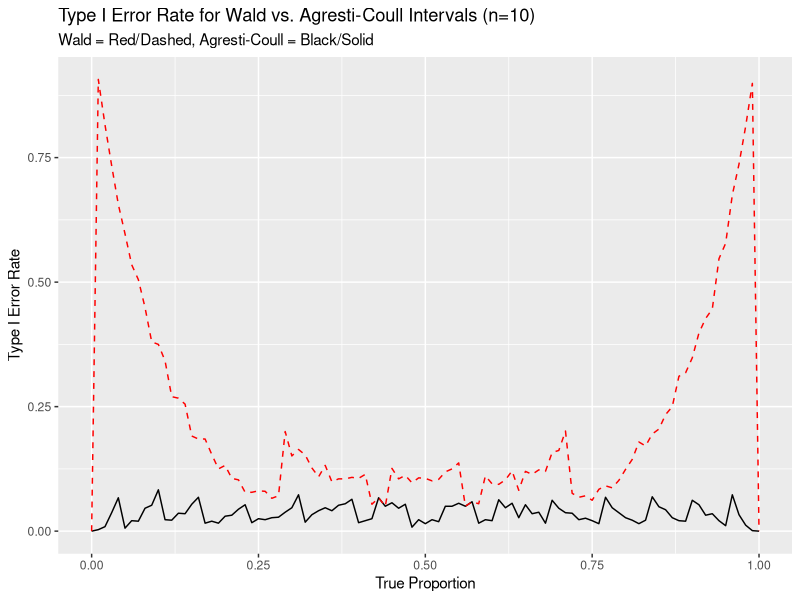
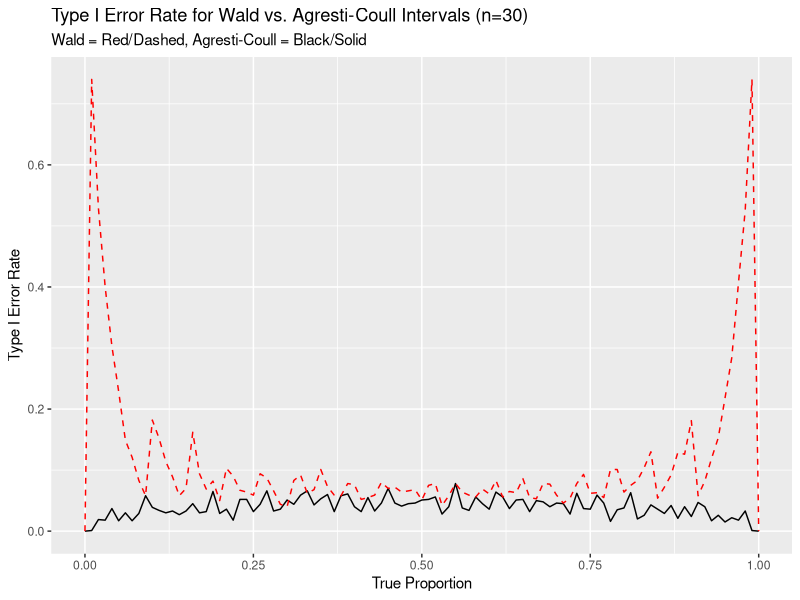

Write the R code that produced these figures, in order.
# Day 38 - 5/5/2025
# Notes 17
# Note: See Code to Copy file!

library(tidyverse)

#-------------------------------------------------------------------
# Notes 17 - Activity 6

WaldvsAC <- function(n=30, truep=0.94){
  correctW <- NULL
  correctAC <- NULL
  
  for(i in 1:1000){
    x <- rbinom(n,1,truep)
    phatW <- sum(x)/n
    moeW <- qnorm(.975)*sqrt(phatW*(1-phatW)/n)
    correctW[i] <- if_else(phatW-moeW <= truep & phatW+moeW >= truep,1,0)
    
    zstar <- qnorm(0.975) #or other levels of confidence like 0.95 for 90% and .995 for 99%
    phat_ac <- (sum(x) + (zstar^2)/2)/(n+(zstar^2))
    moe_ac <- zstar*sqrt((phat_ac*(1-phat_ac))/(n+(zstar^2)))
    correctAC[i] <- if_else(phat_ac-moe_ac <= truep & phat_ac+moe_ac >= truep,1,0)
    
  }
  
  propW <- sum(correctW)/1000
  propAC <- sum(correctAC)/1000
  prop_return <- data.frame(propW, propAC)
  return(prop_return)
}

#1
WaldvsAC()

#2
WaldvsAC(n=100,truep=0.94)

#3
WaldvsAC(n=10,truep=0.51)

#4
WaldvsAC(n=50, truep=0.51)

#5
TypeIW <- NULL
TypeIAC <- NULL
propseq <- seq(0,1,.01)
seqlen <- length(propseq)

for(j in 1:seqlen){
  out <- WaldvsAC(n=10,truep=propseq[j])
  TypeIW[j] <- 1-out$propW
  TypeIAC[j] <- 1-out$propAC
}

mytypeI <- data.frame(TypeIW, TypeIAC, propseq)
ggplot(mytypeI,aes(x=propseq)) +
  geom_line(aes(y=TypeIAC)) +
  geom_line(aes(y=TypeIW),color="red",linetype=2) +
  labs(title="Type I Error Rate for Wald vs. Agresti-Coull Intervals (n=10)",
       subtitle="Wald = Red/Dashed, Agresti-Coull = Black/Solid",
       x="True Proportion",
       y="Type I Error Rate")

mean(mytypeI$TypeIAC)
mean(mytypeI$TypeIW)


#8
TypeIW <- NULL
TypeIAC <- NULL
propseq <- seq(0,1,.01)
seqlen <- length(propseq)

for(j in 1:seqlen){
  out <- WaldvsAC(n=30,truep=propseq[j])
  TypeIW[j] <- 1-out$propW
  TypeIAC[j] <- 1-out$propAC
}

mytypeI <- data.frame(TypeIW, TypeIAC, propseq)
ggplot(mytypeI,aes(x=propseq)) +
  geom_line(aes(y=TypeIAC)) +
  geom_line(aes(y=TypeIW),color="red",linetype=2) +
  labs(title="Type I Error Rate for Wald vs. Agresti-Coull Intervals (n=30)",
       subtitle="Wald = Red/Dashed, Agresti-Coull = Black/Solid",
       x="True Proportion",
       y="Type I Error Rate")

mean(mytypeI$TypeIAC)
mean(mytypeI$TypeIW)
